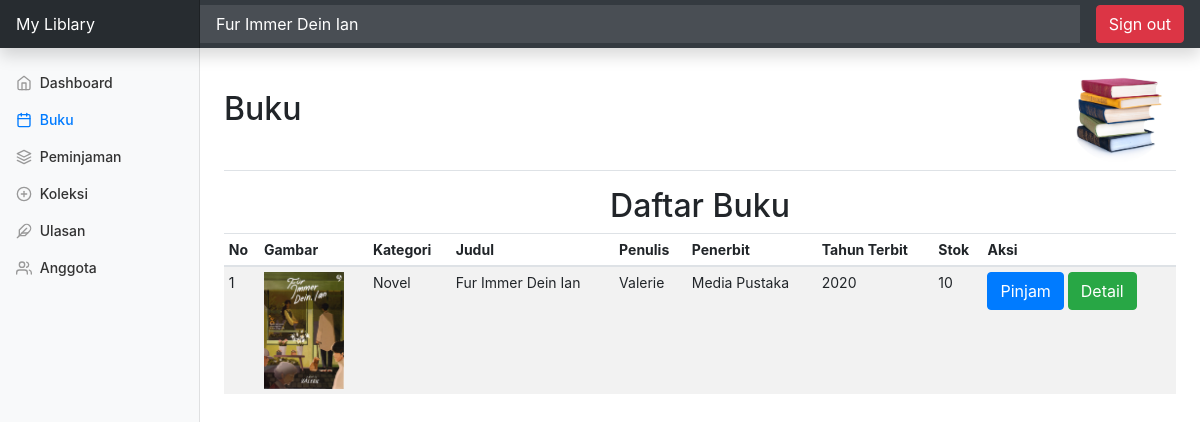
Page /user/buku.php?cari=Fur Immer Dein Ian (signed in) on the committed database.
### tables this page shows
CREATE TABLE `buku` (
  `bukuid` int(11) NOT NULL,
  `judul` varchar(225) NOT NULL,
  `kategoriid` int(11) NOT NULL,
  `penulis` varchar(225) NOT NULL,
  `penerbit` varchar(225) NOT NULL,
  `tahunterbit` int(11) NOT NULL,
  `stok` int(20) NOT NULL,
  `gambar` varchar(225) NOT NULL
);

CREATE TABLE `kategoribuku` (
  `kategoriid` int(11) NOT NULL,
  `namakategori` varchar(225) NOT NULL
);

### user/buku.php (the view, shortened to what this page needs)
<?php
include '../koneksi.php';
?>
<!doctype html>
<html lang="en">
  <head>
<link href="../assets/css/bootstrap.min.css" rel="stylesheet">
    <link href="../assets/css/dashboard.css" rel="stylesheet">
  </head>
  <body>
    <form action="buku.php" method="get">
  <nav class="navbar navbar-dark sticky-top bg-dark flex-md-nowrap p-0 shadow">
  <a class="navbar-brand col-md-3 col-lg-2 mr-0 px-3" href="#">My Liblary</a>
  <input class="form-control form-control-dark w-100" type="text" placeholder="Search" aria-label="Search" name="cari" value="<?php if(isset($_GET['cari'])){ echo $_GET['cari'];}?>">
  <ul class="navbar-nav px-3">
    <li class="nav-item text-nowrap">
      <a class="btn btn-danger" href="../logout.php">Sign out</a>
    </li>
  </ul>
</nav>
</form>
<div class="container-fluid">
  <div class="row">
    <nav id="sidebarMenu" class="col-md-3 col-lg-2 d-md-block bg-light sidebar collapse">
      <div class="sidebar-sticky pt-3">
        <ul class="nav flex-column">
          <li class="nav-item">
            <a class="nav-link" href="index.php">
              <span data-feather="home"></span>
              Dashboard <span class="sr-only">(current)</span>
            </a>
          </li>
          <li class="nav-item">
            <a class="nav-link active" href="buku.php">
              <span data-feather="calendar"></span>
              Buku
            </a>
          </li>
          <li class="nav-item">
            <a class="nav-link" href="pinjam.php">
              <span data-feather="layers"></span>
              Peminjaman
            </a>
          </li>
          <li class="nav-item">
            <a class="nav-link" href="favorite.php">
              <span data-feather="plus-circle"></span>
              Koleksi
            </a>
          </li>
          <li class="nav-item">
            <a class="nav-link" href="ulasan.php">
              <span data-feather="feather"></span>
              Ulasan
            </a>
          </li>
          <li class="nav-item">
            <a class="nav-link" href="anggota.php">
              <span data-feather="users"></span>
              Anggota
            </a>
          </li>
        </ul>
      </div>
    </nav>
    <main role="main" class="col-md-9 ml-sm-auto col-lg-10 px-md-4">
      <div class="d-flex justify-content-between flex-wrap flex-md-nowrap align-items-center pt-3 pb-2 mb-3 border-bottom">
        <h1 class="h2">Buku</h1>
        <div class="btn-toolbar mb-2 mb-md-0">
          <div class="btn-group mr-2">
          <img src="../assets/img/logo_buku.jpg" style="width: 100px; border-radius: 50%;">
          </div>
        </div>
      </div>
      <h2 align="center">Daftar Buku</h2>
      <div class="table-responsive">
      <table class="table table-striped table-sm">
        <thead>
            <th bgcolor="white">No</th>
            <th bgcolor="white">Gambar</th>
            <th bgcolor="white">Kategori</th>
            <th bgcolor="white">Judul</th>
            <th bgcolor="white">Penulis</th>
            <th bgcolor="white">Penerbit</th>
            <th bgcolor="white">Tahun Terbit</th>
            <th bgcolor="white">Stok</th>
            <th bgcolor="white">Aksi</th>
        </thead>
        <tbody>
            <?php
                if(isset($_GET['cari'])) {
                  $cari = $_GET['cari'];
                  $query = "SELECT * FROM buku LEFT JOIN kategoribuku ON buku.kategoriid = kategoribuku.kategoriid WHERE judul like '%".$cari."%'";
              } else{
                  $query = "SELECT * FROM buku LEFT JOIN kategoribuku ON buku.kategoriid = kategoribuku.kategoriid";
              }
              $result = mysqli_query($connect,$query);
            $no = 1;
            while ($buku=mysqli_fetch_array($result)) {
                $judul = $buku['judul'];
                $kategori = $buku['namakategori'];
                $penulis = $buku['penulis'];
                $penerbit = $buku['penerbit'];
                $tahun = $buku['tahunterbit'];
                $stok = $buku['stok'];
            ?>
            <tr>
            <td><?php echo $no++?></td>
            <td><img src="<?php echo $buku['gambar']; ?>" alt="Gambar Buku" style="width: 80px;"></td>
            <td><?php echo $kategori?></td>
            <td><?php echo $judul?></td>
            <td><?php echo $penulis?></td>
            <td><?php echo $penerbit?></td>
            <td><?php echo $tahun?></td>
            <td><?php echo $stok?></td>
            <td>
              <?php
              if($buku['stok'] > 0){?> <a class="btn btn-primary" href="pinjam-form.php?id=<?php echo $buku['bukuid']; ?>">Pinjam</a>
              <?php
              }else{
                echo '<span class="badge btn-danger">Stok Habis!!!</span>';
              }
              ?>
                  <a class="btn btn-success" href="lihat.php?id=<?php echo $buku['bukuid']; ?>">Detail</a></td>
            </tr>
            <?php
            }
            ?>
        </tbody>
        </table>
      </div>
    </main>
  </div>
</div>
  </body>
</html>

### assets/css/dashboard.css (style rules this page uses)
body { font-size: .875rem; }
.feather { width: 16px; height: 16px; vertical-align: text-bottom; }
.sidebar { position: fixed; top: 0; bottom: 0; left: 0; z-index: 100; padding: 48px 0 0; box-shadow: inset -1px 0 0 rgba(0, 0, 0, .1); }
.sidebar-sticky { position: relative; top: 0; height: calc(100vh - 48px); padding-top: .5rem; overflow-x: hidden; overflow-y: auto; }
.sidebar .nav-link { font-weight: 500; color: #333; }
.sidebar .nav-link .feather { margin-right: 4px; color: #999; }
.sidebar .nav-link.active { color: #007bff; }
.sidebar .nav-link:hover .feather, .sidebar .nav-link.active .feather { color: inherit; }
.navbar-brand { padding-top: .75rem; padding-bottom: .75rem; font-size: 1rem; background-color: rgba(0, 0, 0, .25); box-shadow: inset -1px 0 0 rgba(0, 0, 0, .25); }
.navbar .form-control { padding: .75rem 1rem; border-width: 0; border-radius: 0; }
.form-control-dark { color: #fff; background-color: rgba(255, 255, 255, .1); border-color: rgba(255, 255, 255, .1); }

### user/buku.php (style rules this page uses)
body { background-image: url(''); background-repeat: no-repeat; background-size: cover; }

### rows in the picture
buku: gambar (picture), kategoriid.namakategori "Novel", judul "Fur Immer Dein Ian", penulis "Valerie", penerbit "Media Pustaka", tahunterbit "2020", stok "10"
